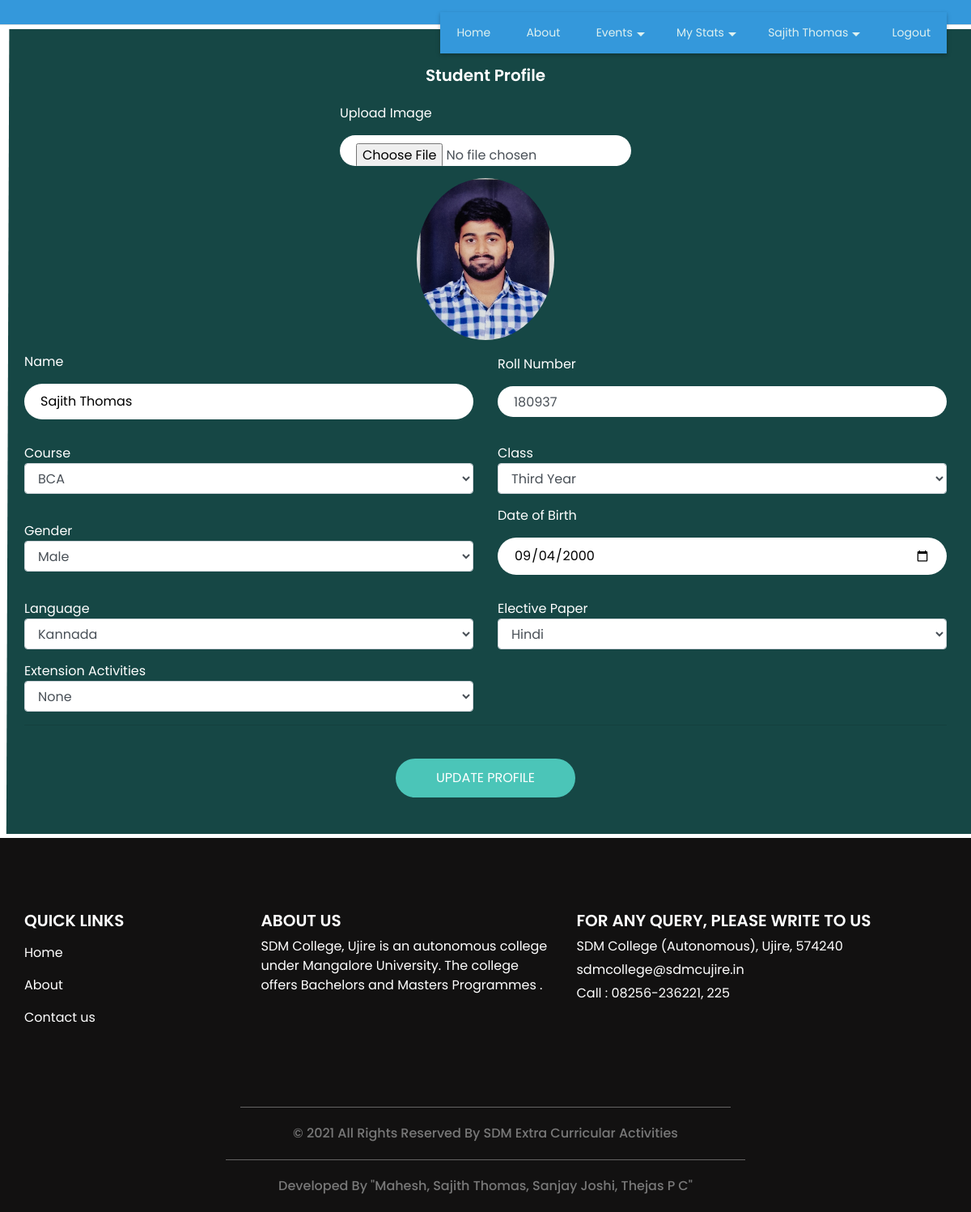
Screenshot of /studentprofile.php (signed in) with the database file from the repository.
### tables this page shows
CREATE TABLE `student` (
  `student_id` int(11) NOT NULL,
  `student_name` varchar(30) NOT NULL,
  `course_id` int(11) NOT NULL,
  `student_rollno` varchar(10) NOT NULL,
  `student_password` varchar(300) NOT NULL,
  `st_class` varchar(20) NOT NULL,
  `student_image` varchar(300) NOT NULL,
  `gender` varchar(10) NOT NULL,
  `dob` date NOT NULL,
  `language` varchar(25) NOT NULL,
  `elective_paper` varchar(20) NOT NULL,
  `extension_activities` varchar(50) NOT NULL,
  `student_status` varchar(10) NOT NULL
);

### studentprofile.php (the view, shortened to what this page needs)
<?php
include("header.php");
if(isset($_SESSION['student_id']))
{
	$sqledit= "SELECT * FROM student where student_id='$_SESSION[student_id]'";
	$qsqledit = mysqli_query($con,$sqledit);
	$rsedit = mysqli_fetch_array($qsqledit);
}
?>
  <section class="contact_section">
    <div class="container">
      <div class="row">
        <div class="col-md-12">
          <div class="contact-form">
            <h5>
              Student Profile
            </h5>
            <form action="" method="post" name="registration" id="registration" enctype="multipart/form-data" class="row" >
			<div class="col-md-4">
				<label class="labelproperty">Upload Image</label>
					<input type="file" name="student_image" id="student_image" placeholder="Upload Image" class="form-control"/>
					<center><?php
					if($rsedit['student_image'] == "")
					{
						echo "<img src='images/defaultimage.png' style='width: 170px;height:200px;border-radius: 50%;' />";
					}
					else if(file_exists("studentimg/" . $rsedit['student_image']))
					{
						echo "<img src='studentimg/" . $rsedit['student_image'] . "' style='width: 170px;height:200px;border-radius: 50%;' />";
					}
					else
					{
						echo "<img src='images/defaultimage.png' style='width: 170px;height:200px;border-radius: 50%;' />";
					}
					?></center>
              </div>
              <div class="col-md-6">
				<label class="labelproperty">Name</label>
				<input type="text" name="student_name" id="student_name" placeholder="Enter your Name" value="<?php echo $rsedit['student_name']; ?>"  />
              </div>
              <div class="col-md-6">
                <label class="labelproperty">Roll Number</label>
				<input type="text" name="student_rollno" id="student_rollno" class="form-control" placeholder="Enter your Roll Number" value="<?php echo $rsedit['student_rollno']; ?>"  readonly />
              </div>
              <div class="col-md-6">
				<label class="labelproperty">Course</label>
				<select name="course_id" id="course_id" class="form-control" >
				<?php
					$sqlcourse = "SELECT * FROM course WHERE course_status='Active'";
					$qsqlcourse = mysqli_query($con,$sqlcourse);
					while($rscourse = mysqli_fetch_array($qsqlcourse))
					{
						if($rscourse['course_id'] == $rsedit['course_id'])
						{
						echo "<option value='$rscourse[course_id]' selected>$rscourse[course_title]</option>";
						}
					}
				?>
				</select>
              </div>
			  <div class="col-md-6">
				<label class="labelproperty">Class</label>
				<select name="st_class" id="st_class" class="form-control" >
                <?php
				$arr = array("First Year","Second Year","Third Year");
				foreach($arr as $val)
				{
					if($val == $rsedit['st_class'])
					{
					echo "<option value='$val' selected>$val</option>";
					}
				}
				?>
				</select>
              </div>
			  <div class="col-md-6">
                <label class="labelproperty">Gender</label>
                <select name="gender" id="gender" class="form-control" >
                <?php
				$arr = array("Male","Female");
				foreach($arr as $val)
				{
					if($val == $rsedit['gender'])
					{
					echo "<option value='$val' selected>$val</option>";
					}
					else
					{
					echo "<option value='$val'>$val</option>";
					}
				}
				?>
				</select>
              </div>
			  <div class="col-md-6">
                <label class="labelproperty">Date of Birth</label>
                <input type="date" name="dob" id="dob" placeholder="Enter your DOB" value="<?php echo $rsedit['dob']; ?>"  />
              </div>
			  <div class="col-md-6">
                <label class="labelproperty">Language</label>
				<select name="language" id="language" class="form-control" required="">
				<?php
				$arr = array("Sanskrit","Hindi","Kannada");
				foreach($arr as $val)
				{
					if($val == $rsedit['language'])
					{
					echo "<option value='$val' selected>$val</option>";
					}
					else
					{
					echo "<option value='$val'>$val</option>";
					}
				}
				?>
				</select>
              </div>
              <div class="col-md-6">
				<label class="labelproperty">Elective Paper </label>
				<select name="elective_paper" id="elective_paper" class="form-control" required="">
				<?php
				$arr = array("Sanskrit","Hindi","Kannada","English","History","Economics and Rural Development","Political Science","Journalism","Home Science","Physics","Chemistry");
				foreach($arr as $val)
				{
					if($val == $rsedit['elective_paper'])
					{
					echo "<option value='$val' selected>$val</option>";
					}
					else
					{
					echo "<option value='$val'>$val</option>";
					}
				}
				?>
				</select>
              </div>
              <div class="col-md-6">
				<label class="labelproperty">Extension Activities</label>
					<select name="extension_activities" id="extension_activities" class="form-control" required="">
					<?php
					$arr = array("NCC","NSS","Rovers & Rangers","Cultural","Sports","None");
					foreach($arr as $val)
					{
						if($val  == $rsedit['extension_activities'])
						{
						echo "<option value='$val' selected>$val</option>";
						}
						else
						{
						echo "<option value='$val'>$val</option>";
						}
					}
					?>
					</select>
              </div>
              <div class="col-md-12">
				  <hr>
                <center><button type="submit" name="submit" id="submit" class="btn_on-hover">Update Profile</button></center>
              </div>
			</div>
              </div>
          </div>
        </div>
  </section>
<?php
include("footer.php");
?>

### headerpage.php (shortened to what this page needs)
<div id="header">
  <header>
    <div class="container">
      <div class="row">
        <div class="col-12">
          <nav class="navbar navbar-expand-lg navbar-light">
            <div lass="collapse navbar-collapse" id="navbartoggle">
<div class="nav-fostrap" style="  position: absolute;
  top: 15px;right: 0;">
	<ul>
		<li><a href="index.php">Home</a></li>
		<li><a href="about.php">About</a></li>
<?php
			if(isset($_SESSION['student_id']))
			{
?>
		<li><a href="javascript:void(0)">Events<span class="arrow-down"></span></a>
		</li>
		<li><a href="javascript:void(0)">My Stats<span class="arrow-down"></span></a>
		</li>
		<li><a href="javascript:void(0)"><?php echo $rsstudentprofile['student_name']; ?><span class="arrow-down"></span></a>
		</li>
		<?php
			}
		?>
		<?php
		if(isset($_SESSION['staff_id']) || ($_SESSION['student_id']))
		{
		?>
		<li><a href="logout.php">Logout</a></li>
		<?php
		}
		else
		{
		?>
		<li><a href="student.php">Registration</a></li>
		<li><a href="login.php">Login</a></li>
		<?php
		}
		?>
	</ul>
</div>
            </div>
          </nav>
        </div>
      </div>
    </div>
  </header>
</div>

### css/style.css (style rules this page uses)
body { font-family: "Poppins", sans-serif; color: #000000; background-color: #ffffff; }
.sub_page .contact_section { margin: 75px 0; }
a, a:hover, a:focus { text-decoration: none; }
.contact_section { background-color: #164745; position: relative; margin-bottom: 25px; }
.contact_section::before { content: ""; position: absolute; left: 0; top: -1px; height: 100.5%; width: 40%; background-color: #ffffff; -webkit-clip-path: polygon(0 0, 95% 0, 65% 100%, 0% 100%); clip-path: polygon(0 0, 95% 0, 65% 100%, 0% 100%); }
.contact_section .row { -webkit-box-align: center; -ms-flex-align: center; align-items: center; }
.contact_section .contact-form { padding: 45px 0; border-radius: 20px; }
.contact_section .contact-form h5 { color: #ffffff; font-weight: 600; text-align: center; }
.contact_section .contact-form input { border: none; outline: none; background-color: #ffffff; width: 100%; margin: 15px 0; padding: 10px 20px; border-radius: 30px; }
.contact_section .contact-form input::placeholder { color: #151515; }
.contact_section .contact-form button { border: none; outline: none; padding: 12px 50px; text-transform: uppercase; margin-top: 25px; background-color: #4bc5b8; color: #fff; border-radius: 30px; }

### css/responsive.css (style rules this page uses)
@media (min-width: 1200px) { .container { max-width: 1170px; } }

### header.php (style rules this page uses)
.labelproperty { color: white; padding-top: 15px; margin-bottom: -4.5rem; }

### topmenu.php (style rules this page uses)
.nav-fostrap { display: block; margin-bottom: 15px 0; background: #3498db; -webkit-box-shadow:0 2px 5px 0 rgba(0,0,0,0.26); -moz-box-shadow:0 2px 5px 0 rgba(0,0,0,0.26); -o-box-shadow:0 2px 5px 0 rgba(0,0,0,0.26); z-index: 120; box-shadow: 0 2px 5px 0 rgba(0,0,0,0.26); }
.nav-fostrap ul { list-style-type: none; margin: 0; padding: 0; display: block; }
.nav-fostrap li { list-style-type: none; margin: 0; padding: 0; display: inline-block; position: relative; font-size: 14px; color: #def1f0; }
.nav-fostrap li a { padding: 15px 20px; font-size: 14px; color: #def1f0; display: inline-block; outline: 0; font-weight: 400; text-decoration: none; }
.arrow-down { width: 0; height: 0; border-left: 5px solid transparent; border-right: 5px solid transparent; border-top: 5px solid #def1f0; position: relative; top: 15px; right: -5px; content: ""; }

### headerpage.php (style rules this page uses)
#header nav { padding: 15px 0px; }
#header { border-bottom: 1px solid #ddd; background-color: #3498db; float: center; width: 100%; }

### studentprofile.php (style rules this page uses)
.contact_section::before { width: 1%; }
.sub_page .contact_section { margin: 5px 0; }

### rows the page displays
student: student_name "Sajith Thomas", student_image (picture), student_rollno "180937", st_class "Third Year", gender "Male", dob "09/04/2000", language "Kannada", elective_paper "Hindi", extension_activities "None"

### other values shown
form field course_id "BCA"
